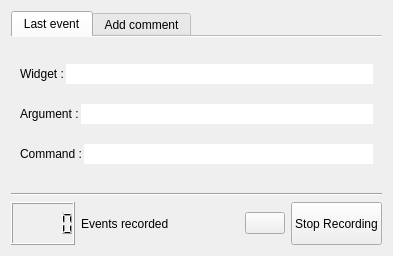
<?xml version="1.0" encoding="UTF-8"?>
<ui version="4.0">
 <class>pqRecordEventsDialog</class>
 <widget class="QDialog" name="pqRecordEventsDialog">
  <property name="geometry">
   <rect>
    <x>0</x>
    <y>0</y>
    <width>393</width>
    <height>256</height>
   </rect>
  </property>
  <property name="windowTitle">
   <string>Dialog</string>
  </property>
  <layout class="QVBoxLayout" name="verticalLayout_3">
   <item>
    <widget class="QTabWidget" name="tabWidget">
     <property name="sizePolicy">
      <sizepolicy hsizetype="Expanding" vsizetype="Maximum">
       <horstretch>0</horstretch>
       <verstretch>0</verstretch>
      </sizepolicy>
     </property>
     <property name="tabShape">
      <enum>QTabWidget::Rounded</enum>
     </property>
     <property name="currentIndex">
      <number>0</number>
     </property>
     <property name="elideMode">
      <enum>Qt::ElideNone</enum>
     </property>
     <property name="usesScrollButtons">
      <bool>false</bool>
     </property>
     <property name="documentMode">
      <bool>true</bool>
     </property>
     <widget class="QWidget" name="lastEvent">
      <attribute name="icon">
       <iconset resource="Resources/QtTesting.qrc">
        <normaloff>:/Icons/info.png</normaloff>:/Icons/info.png</iconset>
      </attribute>
      <attribute name="title">
       <string>Last event</string>
      </attribute>
      <layout class="QVBoxLayout" name="verticalLayout">
       <property name="spacing">
        <number>2</number>
       </property>
       <property name="bottomMargin">
        <number>2</number>
       </property>
       <item>
        <layout class="QHBoxLayout" name="horizontalLayout">
         <item>
          <widget class="QLabel" name="eventWidgetLabel">
           <property name="toolTip">
            <string>Last widget recorded</string>
           </property>
           <property name="text">
            <string>Widget :</string>
           </property>
          </widget>
         </item>
         <item>
          <widget class="QLineEdit" name="eventWidgetEdit">
           <property name="enabled">
            <bool>true</bool>
           </property>
           <property name="frame">
            <bool>false</bool>
           </property>
           <property name="readOnly">
            <bool>true</bool>
           </property>
          </widget>
         </item>
        </layout>
       </item>
       <item>
        <layout class="QHBoxLayout" name="horizontalLayout_2">
         <item>
          <widget class="QLabel" name="eventArgumentLabel">
           <property name="enabled">
            <bool>true</bool>
           </property>
           <property name="sizePolicy">
            <sizepolicy hsizetype="Preferred" vsizetype="Preferred">
             <horstretch>0</horstretch>
             <verstretch>0</verstretch>
            </sizepolicy>
           </property>
           <property name="toolTip">
            <string>Last argument recorded</string>
           </property>
           <property name="text">
            <string>Argument :</string>
           </property>
          </widget>
         </item>
         <item>
          <widget class="QLineEdit" name="eventArgumentEdit">
           <property name="enabled">
            <bool>true</bool>
           </property>
           <property name="frame">
            <bool>false</bool>
           </property>
           <property name="readOnly">
            <bool>true</bool>
           </property>
          </widget>
         </item>
        </layout>
       </item>
       <item>
        <layout class="QHBoxLayout" name="horizontalLayout_3">
         <item>
          <widget class="QLabel" name="eventCommandLabel">
           <property name="toolTip">
            <string>Last command recorded</string>
           </property>
           <property name="text">
            <string>Command :</string>
           </property>
          </widget>
         </item>
         <item>
          <widget class="QLineEdit" name="eventCommandEdit">
           <property name="enabled">
            <bool>true</bool>
           </property>
           <property name="frame">
            <bool>false</bool>
           </property>
           <property name="readOnly">
            <bool>true</bool>
           </property>
          </widget>
         </item>
        </layout>
       </item>
      </layout>
     </widget>
     <widget class="QWidget" name="addComment">
      <attribute name="icon">
       <iconset resource="Resources/QtTesting.qrc">
        <normaloff>:/Icons/plus.png</normaloff>:/Icons/plus.png</iconset>
      </attribute>
      <attribute name="title">
       <string>Add comment</string>
      </attribute>
      <layout class="QHBoxLayout" name="horizontalLayout_5">
       <item>
        <layout class="QVBoxLayout" name="verticalLayout_4">
         <item>
          <widget class="QLabel" name="commentLabel">
           <property name="text">
            <string>Add your custom comment :</string>
           </property>
          </widget>
         </item>
         <item>
          <widget class="QTextEdit" name="commentTextEdit">
           <property name="sizePolicy">
            <sizepolicy hsizetype="Preferred" vsizetype="Preferred">
             <horstretch>0</horstretch>
             <verstretch>0</verstretch>
            </sizepolicy>
           </property>
           <property name="maximumSize">
            <size>
             <width>16777215</width>
             <height>80</height>
            </size>
           </property>
           <property name="toolTip">
            <string>Write the comment that you want to add</string>
           </property>
          </widget>
         </item>
         <item>
          <layout class="QHBoxLayout" name="horizontalLayout_4">
           <item>
            <widget class="QCheckBox" name="blockingCheckBox">
             <property name="toolTip">
              <string>Add option block to you comment</string>
             </property>
             <property name="text">
              <string>Blocking</string>
             </property>
            </widget>
           </item>
           <item>
            <spacer name="horizontalSpacer">
             <property name="orientation">
              <enum>Qt::Horizontal</enum>
             </property>
             <property name="sizeHint" stdset="0">
              <size>
               <width>40</width>
               <height>20</height>
              </size>
             </property>
            </spacer>
           </item>
           <item>
            <widget class="QPushButton" name="commentAddButton">
             <property name="sizePolicy">
              <sizepolicy hsizetype="Preferred" vsizetype="Preferred">
               <horstretch>0</horstretch>
               <verstretch>0</verstretch>
              </sizepolicy>
             </property>
             <property name="toolTip">
              <string>Add your comment</string>
             </property>
             <property name="text">
              <string>Add to macro</string>
             </property>
             <property name="icon">
              <iconset resource="Resources/QtTesting.qrc">
               <normaloff>:/Icons/plus.png</normaloff>:/Icons/plus.png</iconset>
             </property>
            </widget>
           </item>
          </layout>
         </item>
        </layout>
       </item>
      </layout>
     </widget>
    </widget>
   </item>
   <item>
    <widget class="Line" name="line">
     <property name="orientation">
      <enum>Qt::Horizontal</enum>
     </property>
    </widget>
   </item>
   <item>
    <layout class="QHBoxLayout">
     <property name="spacing">
      <number>6</number>
     </property>
     <property name="sizeConstraint">
      <enum>QLayout::SetMinimumSize</enum>
     </property>
     <property name="margin">
      <number>0</number>
     </property>
     <item>
      <widget class="QLCDNumber" name="nbEvents">
       <property name="toolTip">
        <string>numbers of events recorded</string>
       </property>
       <property name="smallDecimalPoint">
        <bool>false</bool>
       </property>
       <property name="digitCount">
        <number>5</number>
       </property>
      </widget>
     </item>
     <item>
      <widget class="QLabel" name="nbEventsLabel">
       <property name="text">
        <string>Events recorded</string>
       </property>
      </widget>
     </item>
     <item>
      <spacer>
       <property name="orientation">
        <enum>Qt::Horizontal</enum>
       </property>
       <property name="sizeType">
        <enum>QSizePolicy::Expanding</enum>
       </property>
       <property name="sizeHint" stdset="0">
        <size>
         <width>133</width>
         <height>31</height>
        </size>
       </property>
      </spacer>
     </item>
     <item>
      <widget class="QPushButton" name="recordPauseButton">
       <property name="toolTip">
        <string>Start/Pause record</string>
       </property>
       <property name="text">
        <string/>
       </property>
       <property name="icon">
        <iconset resource="Resources/QtTesting.qrc">
         <normaloff>:/Icons/record.png</normaloff>
         <normalon>:/Icons/pause.png</normalon>:/Icons/record.png</iconset>
       </property>
       <property name="checkable">
        <bool>true</bool>
       </property>
      </widget>
     </item>
     <item>
      <widget class="QPushButton" name="stopButton">
       <property name="sizePolicy">
        <sizepolicy hsizetype="Preferred" vsizetype="Preferred">
         <horstretch>0</horstretch>
         <verstretch>0</verstretch>
        </sizepolicy>
       </property>
       <property name="toolTip">
        <string>Stop record</string>
       </property>
       <property name="text">
        <string>Stop Recording</string>
       </property>
       <property name="icon">
        <iconset resource="Resources/QtTesting.qrc">
         <normaloff>:/Icons/playback-stop.png</normaloff>:/Icons/playback-stop.png</iconset>
       </property>
      </widget>
     </item>
    </layout>
   </item>
  </layout>
 </widget>
 <resources>
  <include location="Resources/QtTesting.qrc"/>
 </resources>
 <connections>
  <connection>
   <sender>stopButton</sender>
   <signal>clicked()</signal>
   <receiver>pqRecordEventsDialog</receiver>
   <slot>accept()</slot>
   <hints>
    <hint type="sourcelabel">
     <x>374</x>
     <y>273</y>
    </hint>
    <hint type="destinationlabel">
     <x>84</x>
     <y>36</y>
    </hint>
   </hints>
  </connection>
 </connections>
</ui>
